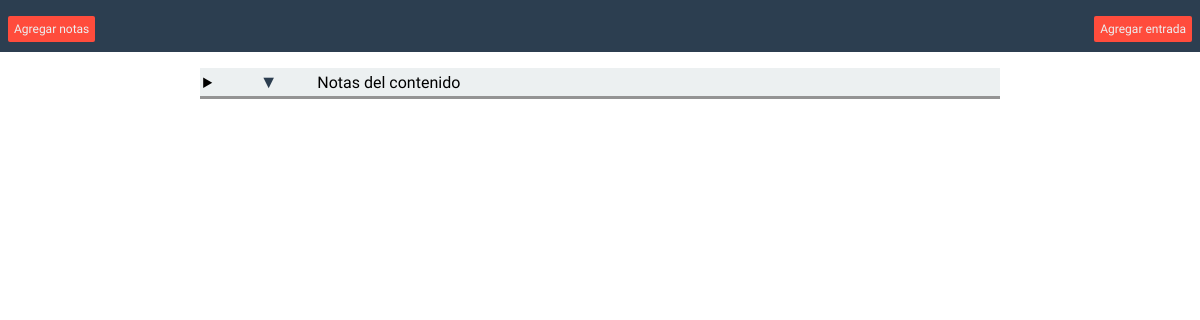
/guia.php?id=1, run on an earlier commit of the app's database.
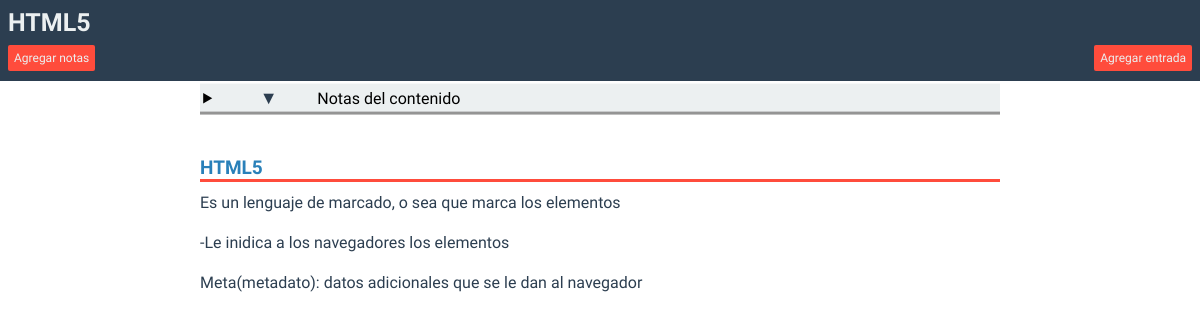
And on a later commit of the database.
### tables this page shows
CREATE TABLE `guia` (
  `id` int(3) NOT NULL,
  `nombre` varchar(100) NOT NULL,
  `descr` varchar(700) NOT NULL,
  `img` longtext NOT NULL
);

CREATE TABLE `entrada` (
  `id` int(3) NOT NULL,
  `id_guia` varchar(100) NOT NULL,
  `titulo` varchar(100) NOT NULL,
  `descr` varchar(1000) NOT NULL,
  `cont` varchar(50000) NOT NULL
);

### model/readall.php (called while the page is built, shortened)
<?php
$id = null;
if ( !empty($_GET['id'])) {
    $id = $_REQUEST['id'];	}
if ( null==$id ) {
    header("Location: index.php");
} else {
    $pdo = Database::connect();
    $pdo->setAttribute(PDO::ATTR_ERRMODE, PDO::ERRMODE_EXCEPTION);
    $sql = "SELECT * FROM entrada WHERE id_guia = ?";
    $q = $pdo->prepare($sql);
    $q->execute(array($id));
    $data = $q->fetch(PDO::FETCH_ASSOC);
    Database::disconnect();	}
?>

### guia.php (the view, shortened to what this page needs)
<?php
require 'model/readall.php';
$idguia=$data['id_guia'];
?>
<!DOCTYPE html>
<html lang="es">
<head>
   <link href="https://file.myfontastic.com/6GwqSE8XRsXZbF4AF8dQHB/icons.css" rel="stylesheet">
   <link rel="stylesheet" href="css/prism.css">
   <link rel="stylesheet" href="css/estilos.css">
</head>
<body>
<header class="header-container">
   <div class="title-container">
      <h1 class="title-course">
          <?php
          $sql=mysql_query("SELECT * FROM guia WHERE id = '$idguia'");
          while($res=mysql_fetch_array($sql)){
             echo $res['nombre'];
          }
          ?></h1>
   </div>
   <div class="widgets-header">
      <button class="new-note widget"><p>Agregar notas</p> <div class="icon-add"></div></button>
      <label for="mostrar-modal" class="new-entry">
         Agregar entrada
      </label>
   </div>
</header>
<article class="notes">
   <details class="notes__details">
      <summary class="notes__details__titulo">Notas del contenido</summary>
   </details>
</article>
<main class="main-container">
   <div class="entry-container">
       <?php
       $sql=mysql_query("SELECT * FROM entrada WHERE id_guia = '$idguia' ORDER BY id DESC");
       while($res=mysql_fetch_array($sql)){  ?>
      <h2 class="title-entry"><?php echo $res['titulo']; ?></h2>
      <p class="title-info"><?php echo $res['descr']; ?></p>
      <p class="subtitle-info"><?php echo $res['cont']; ?></p>
       <?php   }  ?>
   </div>
</main>
</body>
</html>

### css/estilos.css (style rules this page uses)
*,:after,:before { -webkit-box-sizing:border-box;box-sizing:border-box;margin:0;padding:0;font-family:'Roboto Condensed', sans-serif }
.menu-container__titulo__courses,.title-course,.title-entry { font-size:25px;color:#ecf0f1 }
#cerrar-modal+label,#mostrar-modal+label,.link-guide,.widget { padding:0.5em;font-size:12px;color:#ecf0f1;background-color:#ff4c3c;border:none;border-radius:2px;-webkit-user-select:none;-moz-user-select:none;-ms-user-select:none;user-select:none;text-decoration:none;display:-webkit-box;display:-webkit-flex;display:-ms-flexbox;display:flex;position:relative;cursor:pointer }
.title-entry { font-size:19px;color:#2980b9;background-color:#fff;position:-webkit-sticky;position:sticky;border-bottom:3px solid #ff4c3c;top:3.5em;margin-bottom:.3em }
.entry-container p,.title-info { padding-top:.3em;padding-bottom:1em;color:#2c3e50 }
.widget { -webkit-transition:all .1s;-o-transition:all .1s;transition:all .1s }
.main-container,.notes { width:90%;margin-left:auto;margin-right:auto;max-width:800px }
.header-container { padding:0.5em 0.5em 0.1em;background-color:#2c3e50;color:#ecf0f1;display:-webkit-box;display:-webkit-flex;display:-ms-flexbox;display:flex;position:-webkit-sticky;position:sticky;top:0;-webkit-box-orient:vertical;-webkit-box-direction:normal;-webkit-flex-direction:column;-ms-flex-direction:column;flex-direction:column;z-index:10 }
.title-container { display:-webkit-box;display:-webkit-flex;display:-ms-flexbox;display:flex;-webkit-box-align:center;-webkit-align-items:center;-ms-flex-align:center;align-items:center;-webkit-box-pack:justify;-webkit-justify-content:space-between;-ms-flex-pack:justify;justify-content:space-between }
.widgets-header { width:100%;display:-webkit-box;display:-webkit-flex;display:-ms-flexbox;display:flex;-webkit-box-pack:justify;-webkit-justify-content:space-between;-ms-flex-pack:justify;justify-content:space-between;-webkit-box-orient:horizontal;-webkit-box-direction:normal;-webkit-flex-direction:row;-ms-flex-direction:row;flex-direction:row;margin:.5em auto }
.title-course { -webkit-box-pack:start;-webkit-justify-content:flex-start;-ms-flex-pack:start;justify-content:flex-start }
.notes { display:-webkit-box;display:-webkit-flex;display:-ms-flexbox;display:flex;margin:0 auto;position:-webkit-sticky;position:sticky;top:5.2em;background-color:#ecf0f1;z-index:5;padding:.2em;-webkit-box-orient:vertical;-webkit-box-direction:normal;-webkit-flex-direction:column;-ms-flex-direction:column;flex-direction:column;-webkit-box-shadow:0px 3px 0px 0px rgba(0, 0, 0, 0.42);box-shadow:0px 3px 0px 0px rgba(0, 0, 0, 0.42) }
.title-entry { z-index:4 }
.notes__details__titulo { cursor:pointer }
summary:before { content:"▼";color:#2c3e50;font-size:18px;margin-right:5%;margin-left:5% }
.entry-container { padding-bottom:1em }
.title-entry { padding-top:2.5em }

What changed in the data, as far as the page shows it:
now on this page (row unchanged): guia: nombre "HTML5"
added entrada: titulo "HTML5", descr "Es un lenguaje de marcado, o sea que marca los elementos", cont "-Le inidica a los navegadores los elementos Meta(metadato): datos adicionales que se le dan al navegador"
